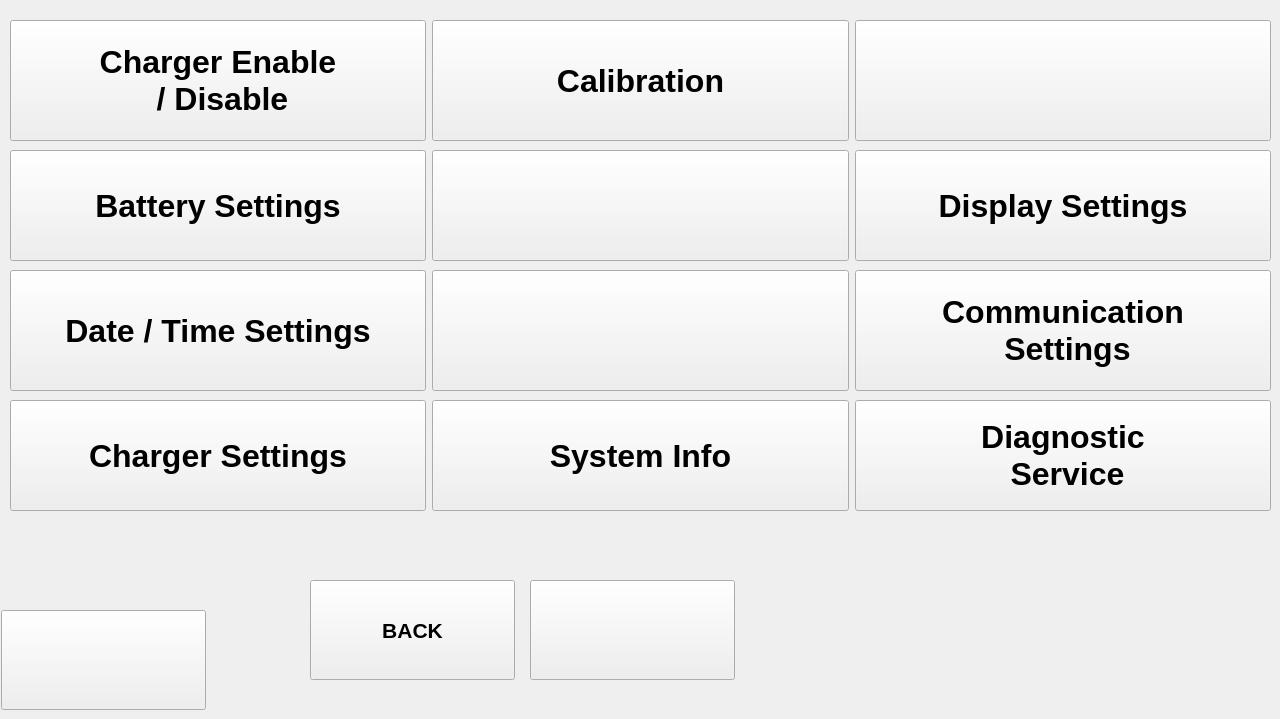
    <widget class="QWidget" name="pageMenu">
     <widget class="QPushButton" name="pushButtonMenuBack">
      <property name="geometry">
       <rect>
        <x>310</x>
        <y>580</y>
        <width>205</width>
        <height>100</height>
       </rect>
      </property>
      <property name="font">
       <font>
        <pointsize>16</pointsize>
        <bold>true</bold>
       </font>
      </property>
      <property name="text">
       <string>BACK</string>
      </property>
     </widget>
     <widget class="QPushButton" name="pushButtonMenuHome">
      <property name="geometry">
       <rect>
        <x>1</x>
        <y>610</y>
        <width>205</width>
        <height>100</height>
       </rect>
      </property>
      <property name="sizePolicy">
       <sizepolicy hsizetype="Minimum" vsizetype="Minimum">
        <horstretch>0</horstretch>
        <verstretch>0</verstretch>
       </sizepolicy>
      </property>
      <property name="minimumSize">
       <size>
        <width>100</width>
        <height>100</height>
       </size>
      </property>
      <property name="font">
       <font>
        <pointsize>16</pointsize>
        <bold>true</bold>
       </font>
      </property>
      <property name="text">
       <string/>
      </property>
      <property name="icon">
       <iconset theme="QIcon::ThemeIcon::GoHome"/>
      </property>
      <property name="iconSize">
       <size>
        <width>80</width>
        <height>80</height>
       </size>
      </property>
     </widget>
     <widget class="QPushButton" name="pushButton_5">
      <property name="geometry">
       <rect>
        <x>530</x>
        <y>580</y>
        <width>205</width>
        <height>100</height>
       </rect>
      </property>
      <property name="sizePolicy">
       <sizepolicy hsizetype="Minimum" vsizetype="Minimum">
        <horstretch>0</horstretch>
        <verstretch>0</verstretch>
       </sizepolicy>
      </property>
      <property name="minimumSize">
       <size>
        <width>100</width>
        <height>100</height>
       </size>
      </property>
      <property name="text">
       <string/>
      </property>
      <property name="icon">
       <iconset theme="QIcon::ThemeIcon::DialogPassword"/>
      </property>
      <property name="iconSize">
       <size>
        <width>80</width>
        <height>80</height>
       </size>
      </property>
     </widget>
     <widget class="QWidget" name="layoutWidget">
      <property name="geometry">
       <rect>
        <x>10</x>
        <y>20</y>
        <width>1261</width>
        <height>121</height>
       </rect>
      </property>
      <layout class="QHBoxLayout" name="horizontalLayout_5">
       <item>
        <widget class="QPushButton" name="pushButtonChargerenabledisable">
         <property name="sizePolicy">
          <sizepolicy hsizetype="Minimum" vsizetype="Preferred">
           <horstretch>0</horstretch>
           <verstretch>0</verstretch>
          </sizepolicy>
         </property>
         <property name="font">
          <font>
           <pointsize>24</pointsize>
           <bold>true</bold>
          </font>
         </property>
         <property name="text">
          <string>Charger Enable
 / Disable</string>
         </property>
        </widget>
       </item>
       <item>
        <widget class="QPushButton" name="pushButton_Calibration">
         <property name="sizePolicy">
          <sizepolicy hsizetype="Minimum" vsizetype="Preferred">
           <horstretch>0</horstretch>
           <verstretch>0</verstretch>
          </sizepolicy>
         </property>
         <property name="font">
          <font>
           <pointsize>24</pointsize>
           <bold>true</bold>
          </font>
         </property>
         <property name="text">
          <string>Calibration</string>
         </property>
         <property name="iconSize">
          <size>
           <width>100</width>
           <height>100</height>
          </size>
         </property>
        </widget>
       </item>
       <item>
        <widget class="QPushButton" name="pushButtonA2">
         <property name="sizePolicy">
          <sizepolicy hsizetype="Minimum" vsizetype="Preferred">
           <horstretch>0</horstretch>
           <verstretch>0</verstretch>
          </sizepolicy>
         </property>
         <property name="font">
          <font>
           <pointsize>18</pointsize>
           <bold>true</bold>
          </font>
         </property>
         <property name="text">
          <string/>
         </property>
        </widget>
       </item>
      </layout>
     </widget>
     <widget class="QWidget" name="layoutWidget">
      <property name="geometry">
       <rect>
        <x>10</x>
        <y>150</y>
        <width>1261</width>
        <height>111</height>
       </rect>
      </property>
      <layout class="QHBoxLayout" name="horizontalLayout_6">
       <item>
        <widget class="QPushButton" name="pushButtonBattery_settings">
         <property name="sizePolicy">
          <sizepolicy hsizetype="Minimum" vsizetype="Preferred">
           <horstretch>0</horstretch>
           <verstretch>0</verstretch>
          </sizepolicy>
         </property>
         <property name="font">
          <font>
           <pointsize>24</pointsize>
           <bold>true</bold>
          </font>
         </property>
         <property name="text">
          <string>Battery Settings</string>
         </property>
        </widget>
       </item>
       <item>
        <widget class="QPushButton" name="pushButtonMenu_A5">
         <property name="sizePolicy">
          <sizepolicy hsizetype="Minimum" vsizetype="Preferred">
           <horstretch>0</horstretch>
           <verstretch>0</verstretch>
          </sizepolicy>
         </property>
         <property name="font">
          <font>
           <pointsize>18</pointsize>
           <bold>true</bold>
          </font>
         </property>
         <property name="text">
          <string/>
         </property>
        </widget>
       </item>
       <item>
        <widget class="QPushButton" name="pushButtonDisplay_settings">
         <property name="sizePolicy">
          <sizepolicy hsizetype="Minimum" vsizetype="Preferred">
           <horstretch>0</horstretch>
           <verstretch>0</verstretch>
          </sizepolicy>
         </property>
         <property name="font">
          <font>
           <pointsize>24</pointsize>
           <bold>true</bold>
          </font>
         </property>
         <property name="text">
          <string>Display Settings</string>
         </property>
        </widget>
       </item>
      </layout>
     </widget>
     <widget class="QWidget" name="layoutWidget">
      <property name="geometry">
       <rect>
        <x>10</x>
        <y>270</y>
        <width>1261</width>
        <height>121</height>
       </rect>
      </property>
      <layout class="QHBoxLayout" name="horizontalLayout_7">
       <item>
        <widget class="QPushButton" name="pushButtonDate_settings">
         <property name="sizePolicy">
          <sizepolicy hsizetype="Minimum" vsizetype="Preferred">
           <horstretch>0</horstretch>
           <verstretch>0</verstretch>
          </sizepolicy>
         </property>
         <property name="font">
          <font>
           <pointsize>24</pointsize>
           <bold>true</bold>
          </font>
         </property>
         <property name="text">
          <string>Date / Time Settings</string>
         </property>
         <property name="iconSize">
          <size>
           <width>60</width>
           <height>60</height>
          </size>
         </property>
        </widget>
       </item>
       <item>
        <widget class="QPushButton" name="pushButtonTime_settings">
         <property name="sizePolicy">
          <sizepolicy hsizetype="Minimum" vsizetype="Preferred">
           <horstretch>0</horstretch>
           <verstretch>0</verstretch>
          </sizepolicy>
         </property>
         <property name="font">
          <font>
           <pointsize>18</pointsize>
           <bold>true</bold>
          </font>
         </property>
         <property name="text">
          <string/>
         </property>
         <property name="iconSize">
          <size>
           <width>60</width>
           <height>60</height>
          </size>
         </property>
         <property name="autoRepeatDelay">
          <number>300</number>
         </property>
        </widget>
       </item>
       <item>
        <widget class="QPushButton" name="pushButtonCommunication_settings">
         <property name="sizePolicy">
          <sizepolicy hsizetype="Minimum" vsizetype="Preferred">
           <horstretch>0</horstretch>
           <verstretch>0</verstretch>
          </sizepolicy>
         </property>
         <property name="font">
          <font>
           <pointsize>24</pointsize>
           <bold>true</bold>
           <kerning>true</kerning>
           <hintingpreference>PreferDefaultHinting</hintingpreference>
          </font>
         </property>
         <property name="cursor">
          <cursorShape>ArrowCursor</cursorShape>
         </property>
         <property name="text">
          <string>Communication
 Settings</string>
         </property>
        </widget>
       </item>
      </layout>
     </widget>
     <widget class="QWidget" name="layoutWidget">
      <property name="geometry">
       <rect>
        <x>10</x>
        <y>400</y>
        <width>1261</width>
        <height>111</height>
       </rect>
      </property>
      <layout class="QHBoxLayout" name="horizontalLayout_8">
       <item>
        <widget class="QPushButton" name="pushButtonCharger_settings">
         <property name="sizePolicy">
          <sizepolicy hsizetype="Minimum" vsizetype="Preferred">
           <horstretch>0</horstretch>
           <verstretch>0</verstretch>
          </sizepolicy>
         </property>
         <property name="font">
          <font>
           <pointsize>24</pointsize>
           <bold>true</bold>
          </font>
         </property>
         <property name="text">
          <string>Charger Settings</string>
         </property>
        </widget>
       </item>
       <item>
        <widget class="QPushButton" name="pushButtonSystom_info">
         <property name="sizePolicy">
          <sizepolicy hsizetype="Minimum" vsizetype="Preferred">
           <horstretch>0</horstretch>
           <verstretch>0</verstretch>
          </sizepolicy>
         </property>
         <property name="font">
          <font>
           <pointsize>24</pointsize>
           <bold>true</bold>
          </font>
         </property>
         <property name="text">
          <string>System Info</string>
         </property>
        </widget>
       </item>
       <item>
        <widget class="QPushButton" name="pushButtonDiagnostic_service">
         <property name="sizePolicy">
          <sizepolicy hsizetype="Minimum" vsizetype="Preferred">
           <horstretch>0</horstretch>
           <verstretch>0</verstretch>
          </sizepolicy>
         </property>
         <property name="font">
          <font>
           <pointsize>24</pointsize>
           <bold>true</bold>
           <kerning>true</kerning>
           <hintingpreference>PreferDefaultHinting</hintingpreference>
          </font>
         </property>
         <property name="cursor">
          <cursorShape>ArrowCursor</cursorShape>
         </property>
         <property name="text">
          <string>Diagnostic
 Service</string>
         </property>
        </widget>
       </item>
      </layout>
     </widget>
    </widget>
